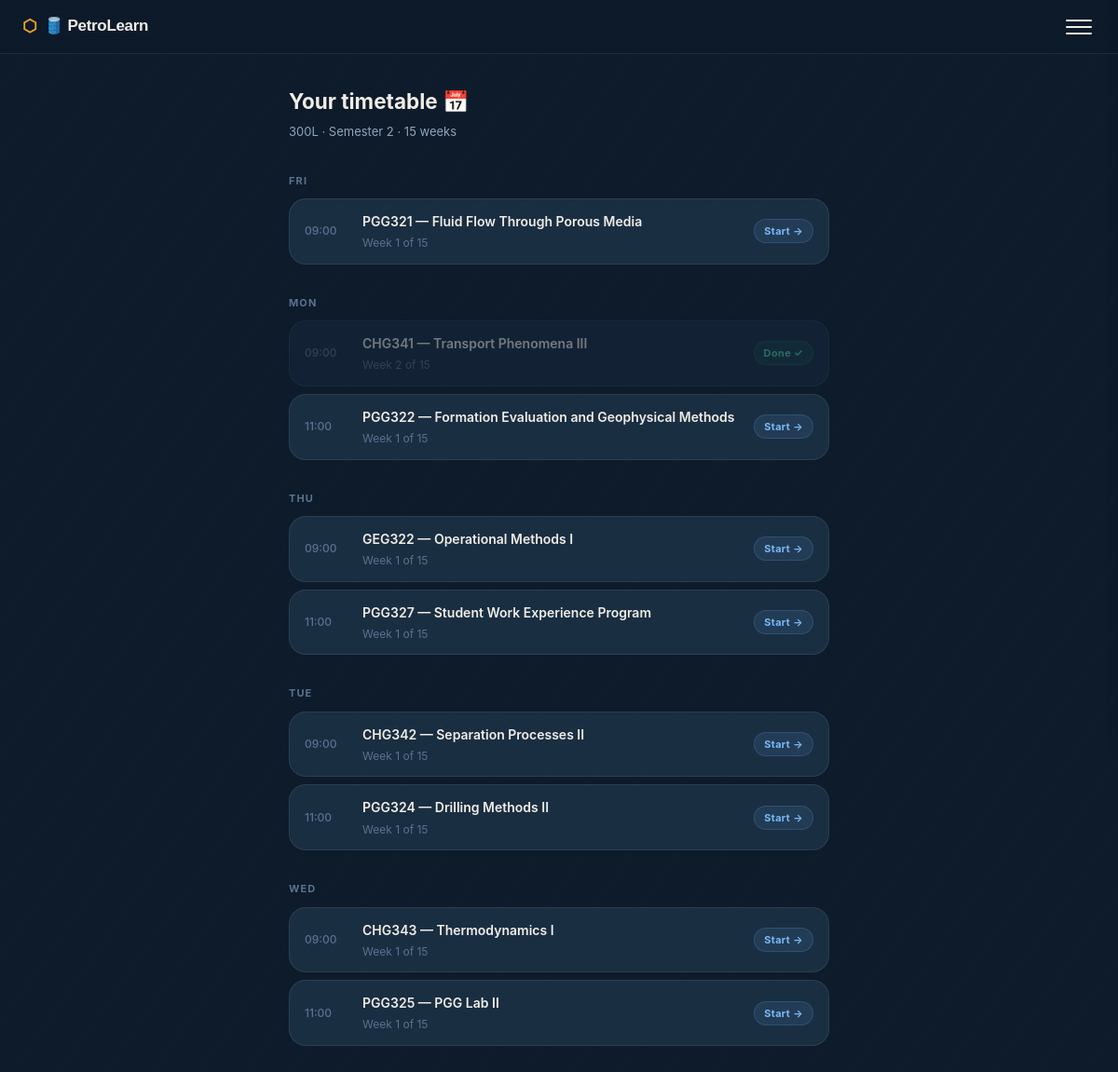
/timetable/ (signed in), run on the app's committed database.
### core/models.py (models this page shows, shortened)
class StudentProfile(models.Model):
    user = models.OneToOneField(User, on_delete=models.CASCADE, related_name="profile")
    matric_number = models.CharField(max_length=20, blank=True)
    school = models.CharField(max_length=50, choices=SCHOOL_CHOICES, default="unilag")
    department = models.CharField(max_length=50, choices=DEPARTMENT_CHOICES, default="petroleum")
    level = models.CharField(max_length=3, choices=LEVEL_CHOICES)
    semester = models.CharField(max_length=1, choices=SEMESTER_CHOICES)
    xp = models.IntegerField(default=0)
    streak = models.IntegerField(default=0)
    last_session_date = models.DateField(null=True, blank=True)
    created_at = models.DateTimeField(auto_now_add=True)

class TimetableEntry(models.Model):
    DAYS = [("Mon", "Monday"), ("Tue", "Tuesday"), ("Wed", "Wednesday"), ("Thu", "Thursday"), ("Fri", "Friday")]
    student = models.ForeignKey(StudentProfile, on_delete=models.CASCADE, related_name="timetable")
    course_code = models.CharField(max_length=10)
    course_title = models.CharField(max_length=100)
    day = models.CharField(max_length=3, choices=DAYS)
    time = models.CharField(max_length=10, default="09:00")
    week_number = models.IntegerField(default=1)
    total_weeks = models.IntegerField(default=15)
    is_completed = models.BooleanField(default=False)
    is_missed = models.BooleanField(default=False)
    rescheduled_to = models.DateField(null=True, blank=True)
    class Meta:
        ordering = ["day", "time"]

### core/views.py (the view)
# urls.py: path("timetable/", views.timetable_view, name="timetable"),
@login_required
def timetable_view(request):
    if not hasattr(request.user, "profile"):
        return redirect("onboarding")
    profile = request.user.profile
    timetable = profile.timetable.all()
    return render(request, "core/timetable.html", {"timetable": timetable, "profile": profile})

### templates/core/timetable.html (shortened to what this page needs)
{% extends "core/base.html" %}
{% block content %}
<div class="page-container">
  <h2 style="margin-bottom:4px">Your timetable 📅</h2>
  <p class="greeting-sub" style="margin-bottom:1.5rem">{{ profile.level }}L · Semester {{ profile.semester }} · 15 weeks</p>
  {% regroup timetable by day as day_list %}
  {% for day in day_list %}
  <p class="section-label">{{ day.grouper }}</p>
  {% for entry in day.list %}
  <div class="tt-row {% if entry.is_completed %}tt-done{% elif entry.is_missed %}tt-missed{% endif %}">
    <div class="tt-time">{{ entry.time }}</div>
    <div class="tt-info">
      <div class="tt-course">{{ entry.course_code }} — {{ entry.course_title }}</div>
      <div class="tt-week">Week {{ entry.week_number }} of {{ entry.total_weeks }}</div>
    </div>
    <div>
      {% if entry.is_completed %}
        <span class="badge badge-green">Done ✓</span>
      {% elif entry.is_missed %}
        <span class="badge badge-amber">Rescheduled</span>
      {% else %}
        <a href="{% url 'session' entry.course_code %}" class="badge badge-blue">Start →</a>
      {% endif %}
    </div>
  </div>
  {% endfor %}
  {% empty %}
  <p style="color:var(--text-secondary)">No timetable yet. Complete onboarding first.</p>
  {% endfor %}
</div>
{% endblock %}

### core/static/core/css/main.css (style rules this page uses)
*, *::before, *::after { box-sizing: border-box; margin: 0; padding: 0; }
:root { --navy: #0D1B2A; --navy-mid: #132236; --navy-card: #1A2E42; --navy-raised: #1F3650; --border: rgba(255,255,255,0.08); --border-accent: rgba(245,166,35,0.35); --amber: #F5A623; --amber-dark: #D4891A; --amber-glow: rgba(245,166,35,0.15); --teal: #1A9E7A; --teal-dark: #0F7059; --teal-glow: rgba(26,158,122,0.15); --red-soft: #E05252; --red-glow: rgba(224,82,82,0.12); --text: #F0EDE6; --text-secondary:#8FA5BC; --text-muted: #5A7290; --green: #1A9E7A; --green-dark: #0F7059; --green-light: rgba(26,158,122,0.15); --green-text: #4ECBA5; --radius-sm: 8px; --radius-md: 12px; --radius-lg: 18px; --radius-xl: 24px; --shadow-card: 0 2px 16px rgba(0,0,0,0.35); --shadow-glow-amber: 0 0 0 1px rgba(245,166,35,0.3), 0 4px 24px rgba(245,166,35,0.1); --shadow-glow-teal: 0 0 0 1px rgba(26,158,122,0.3), 0 4px 24px rgba(26,158,122,0.1); }
html { scroll-behavior: smooth; }
body { font-family: 'Inter', -apple-system, BlinkMacSystemFont, "Segoe UI", sans-serif; background: var(--navy); color: var(--text); font-size: 15px; line-height: 1.65; min-height: 100vh; }
body::before { content: ''; position: fixed; inset: 0; background-image: repeating-linear-gradient( -55deg, transparent, transparent 40px, rgba(255,255,255,0.012) 40px, rgba(255,255,255,0.012) 41px ); pointer-events: none; z-index: 0; }
a { color: var(--amber); text-decoration: none; transition: color 0.15s; }
.page-container { max-width: 620px; margin: 0 auto; padding: 2rem 1.25rem; }
.greeting-sub { font-size: 13px; color: var(--text-secondary); }
.section-label { font-size: 11px; font-weight: 700; color: var(--text-muted); text-transform: uppercase; letter-spacing: 0.1em; margin-bottom: 10px; margin-top: 2rem; }
.badge { display: inline-block; font-size: 11px; font-weight: 700; padding: 3px 10px; border-radius: 99px; letter-spacing: 0.03em; }
.badge-green { background: var(--teal-glow); color: var(--green-text); border: 1px solid rgba(26,158,122,0.25); }
.badge-blue { background: rgba(100,160,230,0.12); color: #7AB8F5; border: 1px solid rgba(100,160,230,0.2); }
.tt-row { display: flex; align-items: center; gap: 14px; padding: 12px 16px; border: 1px solid var(--border); border-radius: var(--radius-lg); margin-bottom: 8px; background: var(--navy-card); transition: all 0.15s; }
.tt-done { opacity: 0.45; }
.tt-time { font-size: 12px; color: var(--text-muted); min-width: 48px; font-weight: 500; }
.tt-info { flex: 1; }
.tt-course { font-size: 14px; font-weight: 600; color: var(--text); }
.tt-week { font-size: 12px; color: var(--text-muted); margin-top: 2px; }

### data on the page
StudentProfile: level "300", semester "2"
TimetableEntry: grouper "FRI", time "09:00", course_code "PGG321", course_title "Fluid Flow Through Porous Media", week_number "1", total_weeks "15", is_completed "Start →"
TimetableEntry: grouper "MON", time "09:00", course_code "CHG341", course_title "Transport Phenomena III", week_number "2", total_weeks "15", is_completed "Done ✓"
TimetableEntry: time "11:00", course_code "PGG322", course_title "Formation Evaluation and Geophysical Methods", week_number "1", total_weeks "15", is_completed "Start →"
TimetableEntry: grouper "THU", time "09:00", course_code "GEG322", course_title "Operational Methods I", week_number "1", total_weeks "15", is_completed "Start →"
TimetableEntry: time "11:00", course_code "PGG327", course_title "Student Work Experience Program", week_number "1", total_weeks "15", is_completed "Start →"
TimetableEntry: grouper "TUE", time "09:00", course_code "CHG342", course_title "Separation Processes II", week_number "1", total_weeks "15", is_completed "Start →"
TimetableEntry: time "11:00", course_code "PGG324", course_title "Drilling Methods II", week_number "1", total_weeks "15", is_completed "Start →"
TimetableEntry: grouper "WED", time "09:00", course_code "CHG343", course_title "Thermodynamics I", week_number "1", total_weeks "15", is_completed "Start →"
TimetableEntry: time "11:00", course_code "PGG325", course_title "PGG Lab II", week_number "1", total_weeks "15", is_completed "Start →"
